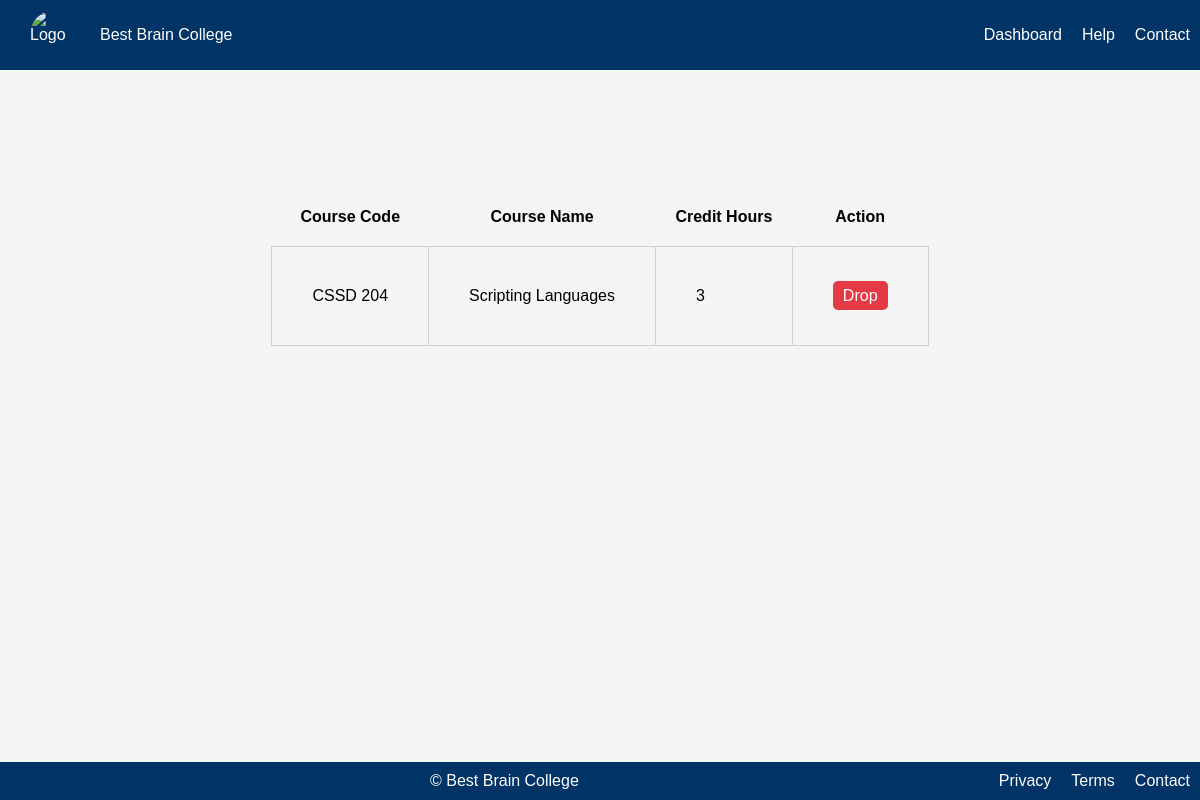
The page /my-courses/ (signed in) on the database as committed earlier.
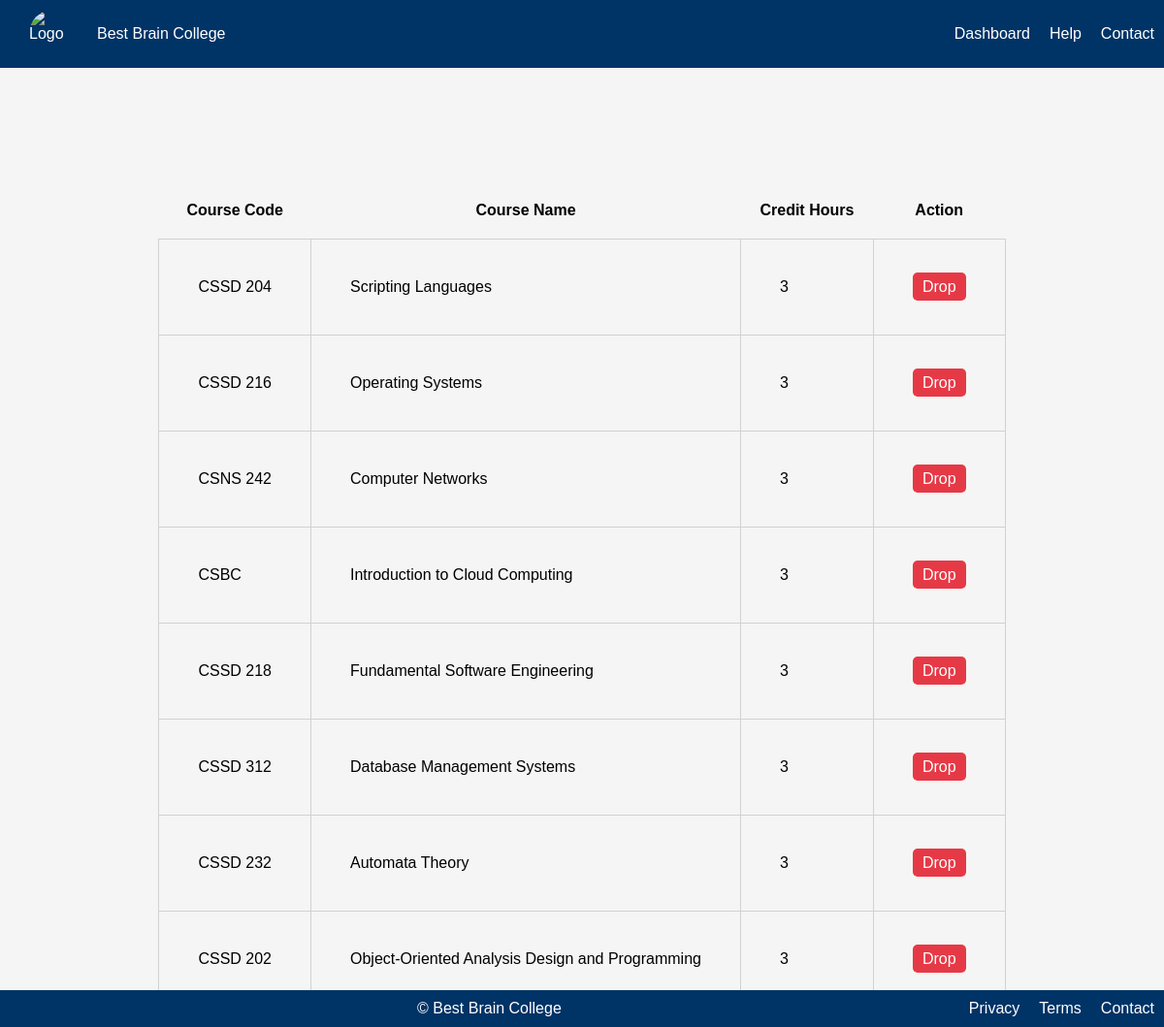
The same page on the database as committed later.
### core/models.py (models this page shows, shortened)
class Registration(models.Model):
    student = models.ForeignKey(Student, on_delete=models.CASCADE)
    course = models.ForeignKey(Course, on_delete=models.CASCADE)
    semester = models.CharField(max_length=20)
    academic_year = models.CharField(max_length=9)
    class Meta:
        unique_together = ('student', 'course', 'semester', 'academic_year')

class Course(models.Model):
    course_code = models.CharField(max_length=50, unique=True)
    title = models.CharField(max_length=255)
    credit_hours = models.IntegerField()
    semester = models.CharField(max_length=50)
    academic_year = models.CharField(max_length=9)
    max_enrollments = models.IntegerField()
    created_at = models.DateTimeField(auto_now_add=True)
    updated_at = models.DateTimeField(auto_now=True)

### core/views.py (the view)
# urls.py: path("my-courses/", views.my_courses, name="my_courses"),
@login_required
def my_courses(request):
    student = Student.objects.get(user=request.user)
    registrations = Registration.objects.filter(student=student)
    empty = Course.objects.exclude()
    if empty == 0:
        return {"empty": "No courses has been registered. Please register to continue"}
    else:
        empty
    return render(request, "core/my_courses.html", {
        "registrations": registrations,
        "empty": empty
    })

### core/templates/core/my_courses.html (shortened to what this page needs)
{% load static %}
<!doctype html>
<html lang="en">
  <head>
    <link rel="stylesheet" href="{% static 'core/my_courses.css' %}" />
    <link rel="stylesheet" href="{% static 'core/responsive.css' %}" />
  </head>
  <body>
    <header>
      <div class="hero">
        <img src="{% static 'core/img/logo2.jpg' %}" alt="Logo" />
        <p>Best Brain College</p>
      </div>
      <nav class="nav-links active inactive">
        <ul>
          <li><a href="/dashboard/">Dashboard</a></li>
          <li><a href="">Help</a></li>
          <li><a href="">Contact</a></li>
        </ul>
      </nav>
    </header>
    <h2>My Registered Courses</h2>
    {% if empty %}
    <div class="empty"></div>
    {% else %}
    <div class="empty">{{ empty }}</div>
    {% endif %} {% if registrations %}
    <table>
      <tr>
        <th>Course Code</th>
        <th>Course Name</th>
        <th>Credit Hours</th>
        <th>Action</th>
      </tr>
      {% for reg in registrations %}
      <tr>
        <td>{{ reg.course.course_code }}</td>
        <td>{{ reg.course.title }}</td>
        <td>{{ reg.course.credit_hours }}</td>
        <td>
          <a href="{% url 'drop_course' reg.id %}" class="drop-btn"> Drop </a>
        </td>
      </tr>
      {% endfor %}
    </table>
    {% else %}
    <p class="empty">
      There are no courses available. Please register to continue.
    </p>
    {% endif %}
    <footer>
      <p>&copy; {{ datetime }} Best Brain College</p>
      <div class="terms">
        <ul>
          <li><a href="#">Privacy</a></li>
          <li><a href="#">Terms</a></li>
          <li><a href="#">Contact</a></li>
        </ul>
      </div>
    </footer>
  </body>
</html>

### core/static/core/my_courses.css (style rules this page uses)
* { margin: 0; padding: 0; box-sizing: border-box; }
:root { --primary-color: #003366; --secondary-color: #0055aa ; --background-color: #f5f5f5; --text-color-header: #ffff; --text-color-light: #333333; --button-color: #003366; --drop-btn:#e63946; --drop-btn-hover: #c1121f; }
body { background-color: var(--background-color); font-family: Arial, Helvetica, sans-serif; }
header { display: flex; justify-content: space-between; padding: 10px; background-color: var(--primary-color); color: var(--text-color-header); border-bottom: 1px solid var(--text-color-header); width: 100%; }
header .hero { display: flex; gap: 20px; margin-left: 20px; }
.hero p { align-self: center; }
.hero img { width: 50px; height: 50px; border-radius: 100%; }
header { position: fixed; top: 0; }
nav ul { display: flex; gap: 20px; list-style: none; }
nav li { display: flex; justify-content: center; align-items: center; }
nav { display: flex; align-items: center; }
ul a { text-decoration: none; color: var(--text-color-header); }
h2 { display: flex; justify-content: center; margin-top: 20px; }
table { display: flex; justify-content: center; align-items: center; padding: 20px; margin-top: 20px; border-collapse: collapse; flex-wrap: wrap; }
table th { padding: 20px; }
table td { padding: 40px; border: 1px solid rgb(209, 209, 209); background-color: var(--background-color); border-radius: 5px; }
.drop-btn { color:white; background: var(--drop-btn); padding:6px 10px; border-radius:5px; text-decoration:none; }
footer { display: flex; align-items: flex-end; justify-content: space-between; padding: 10px; margin-top: 20px; background-color: var(--button-color); color: var(--text-color-header); }
footer { position: fixed; bottom: 0; width: 100%; }
.terms ul { display: flex; color: black; gap: 20px; list-style: none; }
.empty { display: flex; justify-content: center; align-items: center; padding-bottom: 90px; padding-top: 10px; }

Rows that differ between the two databases and show on the page:
added Registration: course.course_code "CSSD 216", course "Operating Systems", course.credit_hours "3"
added Registration: course.course_code "CSNS 242", course "Computer Networks", course.credit_hours "3"
added Registration: course.course_code "CSBC", course "Introduction to Cloud Computing", course.credit_hours "3"
added Registration: course.course_code "CSSD 218", course "Fundamental Software Engineering", course.credit_hours "3"
added Registration: course.course_code "CSSD 312", course "Database Management Systems", course.credit_hours "3"
added Registration: course.course_code "CSSD 232", course "Automata Theory", course.credit_hours "3"
added Registration: course.course_code "CSSD 202", course "Object-Oriented Analysis Design and Programming", course.credit_hours "3"
